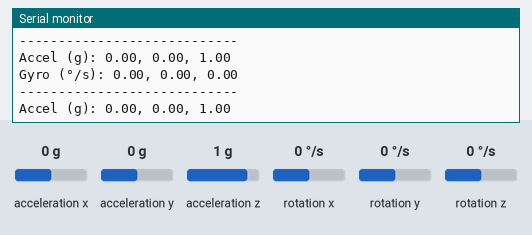
Simulated run of this sketch. Board: Arduino Uno, built with avr-gcc and run on an emulated ATmega328P. On the bench: the last lines printed to the serial monitor. Wiring (inferred from the names in the program): MPU-6050 motion sensor at I2C address 0x68. Inputs (shaded band) come from the test bench; at power-on: acceleration x 0 g, acceleration y 0 g, acceleration z 1 g, rotation x 0 °/s, rotation y 0 °/s, rotation z 0 °/s.

Above: at 1.2 s.
1.3 s: acceleration x set to -1.4 g
At 1.38 s:
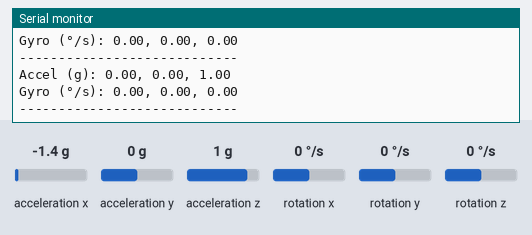
2.8 s: acceleration y set to -1.4 g
At 2.98 s:
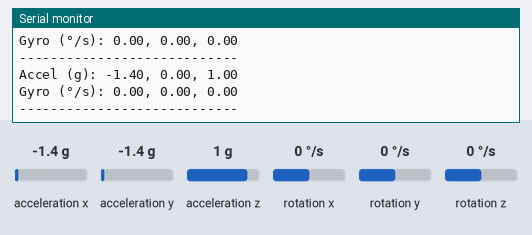
5.8 s: acceleration z set to -1.4 g
At 5.97 s:
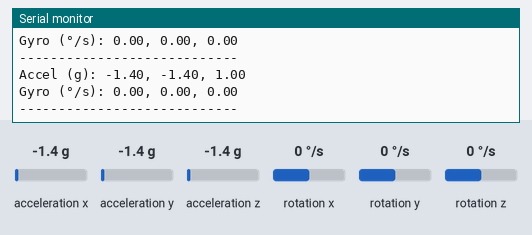
8.8 s: rotation x set to 100 °/s
At 8.97 s:
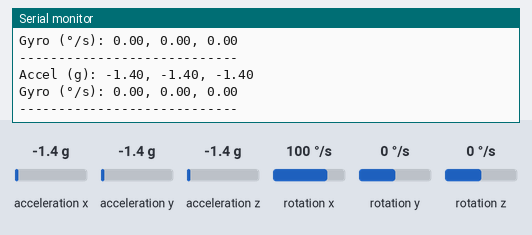
11.8 s: rotation x set to 0 °/s
At 12.0 s:
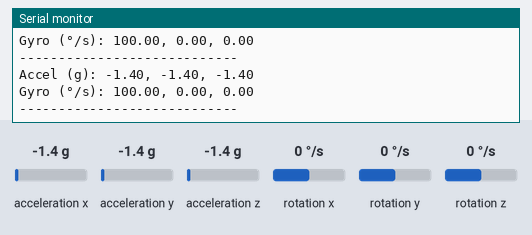
14.8 s: acceleration x set to 0 g
At 15.23 s:
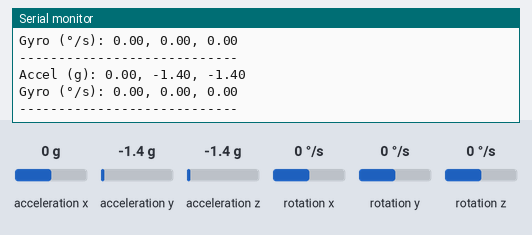

The sketch:

accel_gyro_calibrated.ino
```cpp
#include <Wire.h>

#define MPU6050_ADDR 0x68

// MPU6050 Register Addresses
#define SMPLRT_DIV   0x19
#define CONFIG       0x1A
#define GYRO_CONFIG  0x1B
#define ACCEL_CONFIG 0x1C
#define PWR_MGMT_1   0x6B
#define ACCEL_XOUT_H 0x3B

void setup() {
  Serial.begin(9600);
  Wire.begin();

  // Wake up MPU6050
  Wire.beginTransmission(MPU6050_ADDR);
  Wire.write(PWR_MGMT_1);
  Wire.write(0x00);   // Clears sleep bit, enables the sensor
  Wire.endTransmission();

  // Sample Rate Divider
  Wire.beginTransmission(MPU6050_ADDR);
  Wire.write(SMPLRT_DIV);
  Wire.write(0x07);   // Sample rate = 1kHz / (7+1) = 125Hz
  Wire.endTransmission();

  // Digital Low Pass Filter (DLPF)
  Wire.beginTransmission(MPU6050_ADDR);
  Wire.write(CONFIG);
  Wire.write(0x03);   // DLPF = 44Hz
  Wire.endTransmission();

  // Gyroscope configuration
  Wire.beginTransmission(MPU6050_ADDR);
  Wire.write(GYRO_CONFIG);
  Wire.write(0x00);   // ±250°/s
  Wire.endTransmission();

  // Accelerometer configuration
  Wire.beginTransmission(MPU6050_ADDR);
  Wire.write(ACCEL_CONFIG);
  Wire.write(0x00);   // ±2g
  Wire.endTransmission();

  Serial.println("MPU6050 Initialized Successfully");
}

void loop() {
  int16_t raw_acc_x, raw_acc_y, raw_acc_z;
  int16_t raw_gyro_x, raw_gyro_y, raw_gyro_z;

  Wire.beginTransmission(MPU6050_ADDR);
  Wire.write(ACCEL_XOUT_H);
  Wire.endTransmission(false);
  Wire.requestFrom(MPU6050_ADDR, 14, true);

  // Reading accelerometer raw values
  raw_acc_x = (Wire.read() << 8) | Wire.read();
  raw_acc_y = (Wire.read() << 8) | Wire.read();
  raw_acc_z = (Wire.read() << 8) | Wire.read();

  // Reading temperature (not used)
  Wire.read(); Wire.read();

  // Reading gyroscope raw values
  raw_gyro_x = (Wire.read() << 8) | Wire.read();
  raw_gyro_y = (Wire.read() << 8) | Wire.read();
  raw_gyro_z = (Wire.read() << 8) | Wire.read();

  // Convert raw values to g
  float ax = raw_acc_x / 16384.0;
  float ay = raw_acc_y / 16384.0;
  float az = raw_acc_z / 16384.0;

  // Convert raw values to degrees per second
  float gx = raw_gyro_x / 131.0;
  float gy = raw_gyro_y / 131.0;
  float gz = raw_gyro_z / 131.0;

  // Print converted values
  Serial.print("Accel (g): ");
  Serial.print(ax); Serial.print(", ");
  Serial.print(ay); Serial.print(", ");
  Serial.println(az);

  Serial.print("Gyro (°/s): ");
  Serial.print(gx); Serial.print(", ");
  Serial.print(gy); Serial.print(", ");
  Serial.println(gz);

  Serial.println("----------------------------");
  delay(200);
}
```

Measured:
- after the input at 14.8 s, the serial monitor: prints a new line after 0.23 s (image 6)
